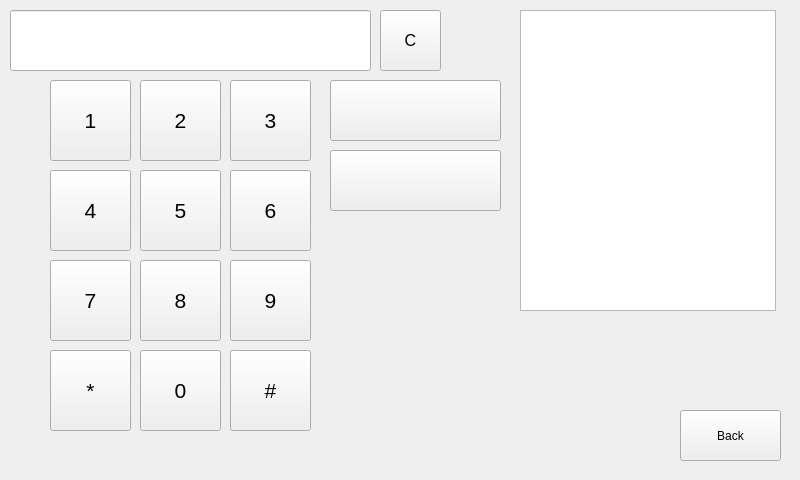
<?xml version="1.0" encoding="UTF-8"?>
<ui version="4.0">
 <class>MobileForm</class>
 <widget class="QWidget" name="MobileForm">
  <property name="geometry">
   <rect>
    <x>0</x>
    <y>0</y>
    <width>800</width>
    <height>480</height>
   </rect>
  </property>
  <property name="windowTitle">
   <string>Form</string>
  </property>
  <widget class="QPushButton" name="backButton">
   <property name="geometry">
    <rect>
     <x>680</x>
     <y>410</y>
     <width>101</width>
     <height>51</height>
    </rect>
   </property>
   <property name="text">
    <string>Back</string>
   </property>
  </widget>
  <widget class="QPushButton" name="call1Button">
   <property name="geometry">
    <rect>
     <x>50</x>
     <y>80</y>
     <width>81</width>
     <height>81</height>
    </rect>
   </property>
   <property name="font">
    <font>
     <pointsize>16</pointsize>
    </font>
   </property>
   <property name="text">
    <string>1</string>
   </property>
  </widget>
  <widget class="QLineEdit" name="mobileNumberText">
   <property name="geometry">
    <rect>
     <x>10</x>
     <y>10</y>
     <width>361</width>
     <height>61</height>
    </rect>
   </property>
  </widget>
  <widget class="QPushButton" name="call2Button">
   <property name="geometry">
    <rect>
     <x>140</x>
     <y>80</y>
     <width>81</width>
     <height>81</height>
    </rect>
   </property>
   <property name="font">
    <font>
     <pointsize>16</pointsize>
    </font>
   </property>
   <property name="text">
    <string>2</string>
   </property>
  </widget>
  <widget class="QPushButton" name="call3Button">
   <property name="geometry">
    <rect>
     <x>230</x>
     <y>80</y>
     <width>81</width>
     <height>81</height>
    </rect>
   </property>
   <property name="font">
    <font>
     <pointsize>16</pointsize>
    </font>
   </property>
   <property name="text">
    <string>3</string>
   </property>
  </widget>
  <widget class="QPushButton" name="call4Button">
   <property name="geometry">
    <rect>
     <x>50</x>
     <y>170</y>
     <width>81</width>
     <height>81</height>
    </rect>
   </property>
   <property name="font">
    <font>
     <pointsize>16</pointsize>
    </font>
   </property>
   <property name="text">
    <string>4</string>
   </property>
  </widget>
  <widget class="QPushButton" name="call6Button">
   <property name="geometry">
    <rect>
     <x>230</x>
     <y>170</y>
     <width>81</width>
     <height>81</height>
    </rect>
   </property>
   <property name="font">
    <font>
     <pointsize>16</pointsize>
    </font>
   </property>
   <property name="text">
    <string>6</string>
   </property>
  </widget>
  <widget class="QPushButton" name="call5Button">
   <property name="geometry">
    <rect>
     <x>140</x>
     <y>170</y>
     <width>81</width>
     <height>81</height>
    </rect>
   </property>
   <property name="font">
    <font>
     <pointsize>16</pointsize>
    </font>
   </property>
   <property name="text">
    <string>5</string>
   </property>
  </widget>
  <widget class="QPushButton" name="call7Button">
   <property name="geometry">
    <rect>
     <x>50</x>
     <y>260</y>
     <width>81</width>
     <height>81</height>
    </rect>
   </property>
   <property name="font">
    <font>
     <pointsize>16</pointsize>
    </font>
   </property>
   <property name="text">
    <string>7</string>
   </property>
  </widget>
  <widget class="QPushButton" name="call9Button">
   <property name="geometry">
    <rect>
     <x>230</x>
     <y>260</y>
     <width>81</width>
     <height>81</height>
    </rect>
   </property>
   <property name="font">
    <font>
     <pointsize>16</pointsize>
    </font>
   </property>
   <property name="text">
    <string>9</string>
   </property>
  </widget>
  <widget class="QPushButton" name="call8Button">
   <property name="geometry">
    <rect>
     <x>140</x>
     <y>260</y>
     <width>81</width>
     <height>81</height>
    </rect>
   </property>
   <property name="font">
    <font>
     <pointsize>16</pointsize>
    </font>
   </property>
   <property name="text">
    <string>8</string>
   </property>
  </widget>
  <widget class="QPushButton" name="callButton">
   <property name="geometry">
    <rect>
     <x>330</x>
     <y>80</y>
     <width>171</width>
     <height>61</height>
    </rect>
   </property>
   <property name="text">
    <string/>
   </property>
  </widget>
  <widget class="QPushButton" name="hangUpButton">
   <property name="geometry">
    <rect>
     <x>330</x>
     <y>150</y>
     <width>171</width>
     <height>61</height>
    </rect>
   </property>
   <property name="text">
    <string/>
   </property>
  </widget>
  <widget class="QPushButton" name="removeButton">
   <property name="geometry">
    <rect>
     <x>380</x>
     <y>10</y>
     <width>61</width>
     <height>61</height>
    </rect>
   </property>
   <property name="font">
    <font>
     <pointsize>12</pointsize>
    </font>
   </property>
   <property name="text">
    <string>C</string>
   </property>
  </widget>
  <widget class="QPushButton" name="callHashButton">
   <property name="geometry">
    <rect>
     <x>230</x>
     <y>350</y>
     <width>81</width>
     <height>81</height>
    </rect>
   </property>
   <property name="font">
    <font>
     <pointsize>16</pointsize>
    </font>
   </property>
   <property name="text">
    <string>#</string>
   </property>
  </widget>
  <widget class="QPushButton" name="call0Button">
   <property name="geometry">
    <rect>
     <x>140</x>
     <y>350</y>
     <width>81</width>
     <height>81</height>
    </rect>
   </property>
   <property name="font">
    <font>
     <pointsize>16</pointsize>
    </font>
   </property>
   <property name="text">
    <string>0</string>
   </property>
  </widget>
  <widget class="QPushButton" name="callAsteriskButton">
   <property name="geometry">
    <rect>
     <x>50</x>
     <y>350</y>
     <width>81</width>
     <height>81</height>
    </rect>
   </property>
   <property name="font">
    <font>
     <pointsize>16</pointsize>
    </font>
   </property>
   <property name="text">
    <string>*</string>
   </property>
  </widget>
  <widget class="QListWidget" name="contactList">
   <property name="geometry">
    <rect>
     <x>520</x>
     <y>10</y>
     <width>256</width>
     <height>301</height>
    </rect>
   </property>
  </widget>
 </widget>
 <resources/>
 <connections/>
</ui>
